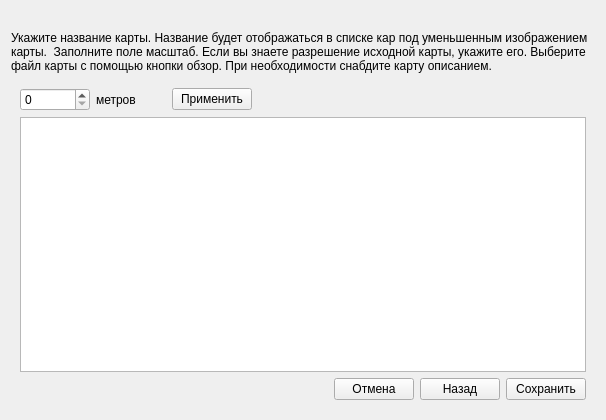
<?xml version="1.0" encoding="UTF-8"?>
<ui version="4.0">
 <class>MapSettings</class>
 <widget class="QDialog" name="MapSettings">
  <property name="geometry">
   <rect>
    <x>0</x>
    <y>0</y>
    <width>577</width>
    <height>420</height>
   </rect>
  </property>
  <property name="windowTitle">
   <string>Добавить карту</string>
  </property>
  <layout class="QVBoxLayout" name="verticalLayout">
   <item>
    <widget class="QLabel" name="stepImageLabel">
     <property name="text">
      <string/>
     </property>
     <property name="pixmap">
      <pixmap resource="resourses.qrc">:/resourses/icons/step_1.png</pixmap>
     </property>
     <property name="alignment">
      <set>Qt::AlignmentFlag::AlignCenter</set>
     </property>
    </widget>
   </item>
   <item>
    <widget class="QLabel" name="descriptionLabel">
     <property name="text">
      <string>Укажите название карты. Название будет отображаться в списке кар под уменьшенным изображением карты.  Заполните поле масштаб. Если вы знаете разрешение исходной карты, укажите его. Выберите файл карты с помощью кнопки обзор. При необходимости снабдите карту описанием.</string>
     </property>
     <property name="wordWrap">
      <bool>true</bool>
     </property>
    </widget>
   </item>
   <item>
    <widget class="QStackedWidget" name="stackedWidget">
     <property name="currentIndex">
      <number>2</number>
     </property>
     <widget class="QWidget" name="page_1">
      <layout class="QGridLayout" name="gridLayout">
       <item row="5" column="4">
        <widget class="QPushButton" name="cancellButton">
         <property name="text">
          <string>Отмена</string>
         </property>
        </widget>
       </item>
       <item row="0" column="0">
        <widget class="QLabel" name="label">
         <property name="text">
          <string>Названике карты</string>
         </property>
        </widget>
       </item>
       <item row="3" column="5">
        <widget class="QPushButton" name="selectButton">
         <property name="text">
          <string>Обзор</string>
         </property>
        </widget>
       </item>
       <item row="2" column="1">
        <widget class="QLineEdit" name="lineEdit">
         <property name="sizePolicy">
          <sizepolicy hsizetype="Maximum" vsizetype="Fixed">
           <horstretch>0</horstretch>
           <verstretch>0</verstretch>
          </sizepolicy>
         </property>
         <property name="minimumSize">
          <size>
           <width>80</width>
           <height>0</height>
          </size>
         </property>
         <property name="maximumSize">
          <size>
           <width>100</width>
           <height>16777215</height>
          </size>
         </property>
        </widget>
       </item>
       <item row="3" column="0">
        <widget class="QLabel" name="label_3">
         <property name="text">
          <string>Путь до карты</string>
         </property>
        </widget>
       </item>
       <item row="4" column="1" colspan="5">
        <widget class="QPlainTextEdit" name="descEdit"/>
       </item>
       <item row="1" column="0">
        <widget class="QLabel" name="label_2">
         <property name="text">
          <string>Масштаб карты</string>
         </property>
        </widget>
       </item>
       <item row="0" column="1" colspan="5">
        <widget class="QLineEdit" name="nameEdit"/>
       </item>
       <item row="5" column="5">
        <widget class="QPushButton" name="addButton">
         <property name="text">
          <string>Дальше</string>
         </property>
        </widget>
       </item>
       <item row="1" column="1">
        <widget class="QLineEdit" name="sizeEdit">
         <property name="sizePolicy">
          <sizepolicy hsizetype="Maximum" vsizetype="Fixed">
           <horstretch>0</horstretch>
           <verstretch>0</verstretch>
          </sizepolicy>
         </property>
         <property name="minimumSize">
          <size>
           <width>80</width>
           <height>0</height>
          </size>
         </property>
         <property name="maximumSize">
          <size>
           <width>100</width>
           <height>16777215</height>
          </size>
         </property>
        </widget>
       </item>
       <item row="5" column="1" colspan="3">
        <spacer name="horizontalSpacer_2">
         <property name="orientation">
          <enum>Qt::Orientation::Horizontal</enum>
         </property>
         <property name="sizeHint" stdset="0">
          <size>
           <width>273</width>
           <height>20</height>
          </size>
         </property>
        </spacer>
       </item>
       <item row="3" column="1" colspan="4">
        <widget class="QLineEdit" name="pathEdit"/>
       </item>
       <item row="4" column="0">
        <widget class="QLabel" name="label_4">
         <property name="text">
          <string>Описание</string>
         </property>
         <property name="alignment">
          <set>Qt::AlignmentFlag::AlignLeading|Qt::AlignmentFlag::AlignLeft|Qt::AlignmentFlag::AlignTop</set>
         </property>
        </widget>
       </item>
       <item row="2" column="0">
        <widget class="QLabel" name="label_6">
         <property name="text">
          <string>Разрешение</string>
         </property>
        </widget>
       </item>
       <item row="2" column="2">
        <widget class="QLabel" name="label_8">
         <property name="sizePolicy">
          <sizepolicy hsizetype="Fixed" vsizetype="Preferred">
           <horstretch>0</horstretch>
           <verstretch>0</verstretch>
          </sizepolicy>
         </property>
         <property name="minimumSize">
          <size>
           <width>200</width>
           <height>0</height>
          </size>
         </property>
         <property name="text">
          <string>пикселей в одном сатниметре</string>
         </property>
        </widget>
       </item>
       <item row="1" column="2">
        <widget class="QLabel" name="label_7">
         <property name="sizePolicy">
          <sizepolicy hsizetype="Fixed" vsizetype="Preferred">
           <horstretch>0</horstretch>
           <verstretch>0</verstretch>
          </sizepolicy>
         </property>
         <property name="minimumSize">
          <size>
           <width>200</width>
           <height>0</height>
          </size>
         </property>
         <property name="text">
          <string>метров в одном сантиметре</string>
         </property>
        </widget>
       </item>
       <item row="1" column="3" colspan="3">
        <spacer name="horizontalSpacer">
         <property name="orientation">
          <enum>Qt::Orientation::Horizontal</enum>
         </property>
         <property name="sizeHint" stdset="0">
          <size>
           <width>301</width>
           <height>20</height>
          </size>
         </property>
        </spacer>
       </item>
      </layout>
     </widget>
     <widget class="QWidget" name="page_2">
      <layout class="QGridLayout" name="gridLayout_2">
       <item row="0" column="0" colspan="4">
        <widget class="QGraphicsView" name="graphicsView"/>
       </item>
       <item row="1" column="0">
        <spacer name="horizontalSpacer_3">
         <property name="orientation">
          <enum>Qt::Orientation::Horizontal</enum>
         </property>
         <property name="sizeHint" stdset="0">
          <size>
           <width>295</width>
           <height>20</height>
          </size>
         </property>
        </spacer>
       </item>
       <item row="1" column="1">
        <widget class="QPushButton" name="pushButton">
         <property name="text">
          <string>Отмена</string>
         </property>
        </widget>
       </item>
       <item row="1" column="2">
        <widget class="QPushButton" name="pushButton_2">
         <property name="text">
          <string>Назад</string>
         </property>
        </widget>
       </item>
       <item row="1" column="3">
        <widget class="QPushButton" name="pushButton_3">
         <property name="text">
          <string>Дальше</string>
         </property>
        </widget>
       </item>
      </layout>
     </widget>
     <widget class="QWidget" name="page_3">
      <layout class="QGridLayout" name="gridLayout_3">
       <item row="0" column="0">
        <widget class="QSpinBox" name="metrsSpinBox">
         <property name="maximum">
          <number>100000</number>
         </property>
        </widget>
       </item>
       <item row="0" column="1">
        <widget class="QLabel" name="label_10">
         <property name="text">
          <string>метров</string>
         </property>
        </widget>
       </item>
       <item row="0" column="2">
        <widget class="QPushButton" name="pushButton_9">
         <property name="text">
          <string>Применить</string>
         </property>
        </widget>
       </item>
       <item row="0" column="3" colspan="4">
        <spacer name="horizontalSpacer_6">
         <property name="orientation">
          <enum>Qt::Orientation::Horizontal</enum>
         </property>
         <property name="sizeHint" stdset="0">
          <size>
           <width>308</width>
           <height>20</height>
          </size>
         </property>
        </spacer>
       </item>
       <item row="1" column="0" colspan="7">
        <widget class="QGraphicsView" name="graphicsView_2"/>
       </item>
       <item row="2" column="0" colspan="4">
        <spacer name="horizontalSpacer_4">
         <property name="orientation">
          <enum>Qt::Orientation::Horizontal</enum>
         </property>
         <property name="sizeHint" stdset="0">
          <size>
           <width>295</width>
           <height>20</height>
          </size>
         </property>
        </spacer>
       </item>
       <item row="2" column="4">
        <widget class="QPushButton" name="pushButton_4">
         <property name="text">
          <string>Отмена</string>
         </property>
        </widget>
       </item>
       <item row="2" column="5">
        <widget class="QPushButton" name="pushButton_5">
         <property name="text">
          <string>Назад</string>
         </property>
        </widget>
       </item>
       <item row="2" column="6">
        <widget class="QPushButton" name="pushButton_6">
         <property name="text">
          <string>Сохранить</string>
         </property>
        </widget>
       </item>
      </layout>
     </widget>
    </widget>
   </item>
  </layout>
 </widget>
 <resources>
  <include location="resourses.qrc"/>
 </resources>
 <connections/>
</ui>
